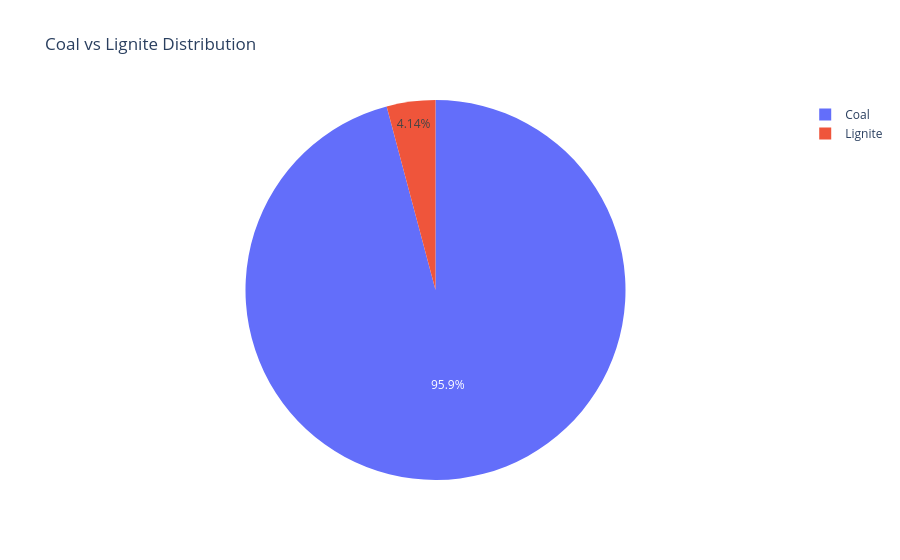

Here is the notebook cell this chart was saved with:
### Code cell
fig3= px.pie(data,names="Coal/Lignite", title="Coal vs Lignite Distribution")
fig3.show()

### Figure 1 — Plotly figure (JSON) as saved in the notebook; plotly's stock layout.template omitted (floating-point values rounded to 4 significant figures; data arrays with more than 128 entries replaced by an {"elided": "..."} marker saying what was removed)
{"data": [{"domain": {"x": [0, 1], "y": [0, 1]}, "hovertemplate": "Coal/Lignite=%{label}<extra></extra>", "labels": {"elided": "459 str values"}, "legendgroup": "", "name": "", "showlegend": true, "type": "pie"}], "layout": {"legend": {"tracegroupgap": 0}, "title": {"text": "Coal vs Lignite Distribution"}}}
